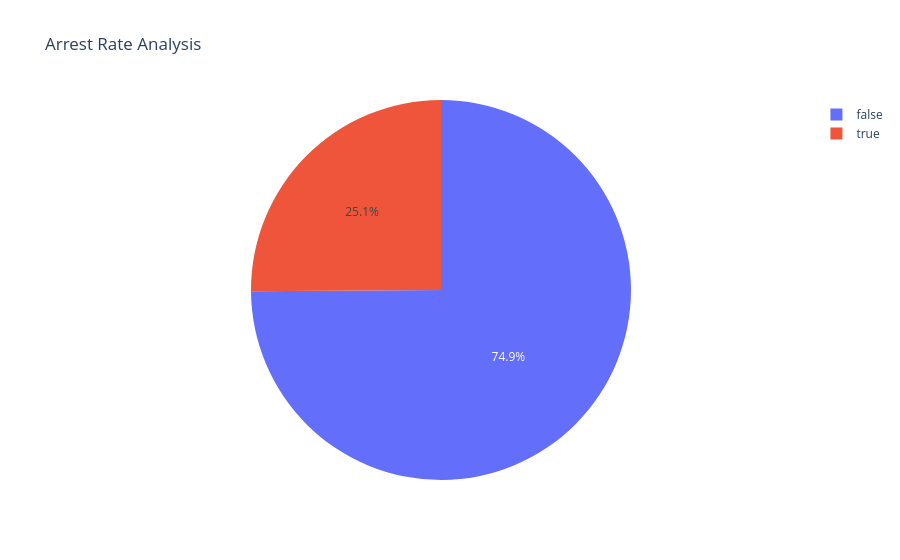

Notebook cell for this chart:
### Code cell
arrest = (
    df['Arrest']
    .value_counts()
    .reset_index()
)

arrest.columns = ['Arrest', 'Count']

fig = px.pie(
    arrest,
    names='Arrest',
    values='Count',
    title='Arrest Rate Analysis'
)

fig.show()

### Figure 1 — Plotly figure (JSON) as saved in the notebook; plotly's stock layout.template omitted (floating-point values rounded to 4 significant figures)
{"data": [{"domain": {"x": [0, 1], "y": [0, 1]}, "hovertemplate": "Arrest=%{label}<br>Count=%{value}<extra></extra>", "labels": [false, true], "legendgroup": "", "name": "", "showlegend": true, "type": "pie", "values": [369154, 123779]}], "layout": {"legend": {"tracegroupgap": 0}, "title": {"text": "Arrest Rate Analysis"}}}
